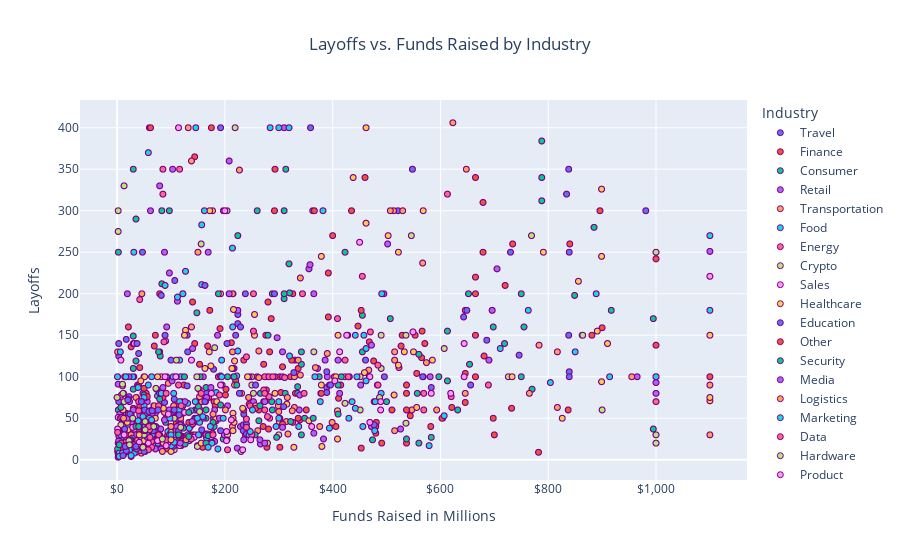

Notebook code for this chart:
### Markdown cell above
<a id="v2"></a>
<h3 style="background-color:#E1F8FF; margin-bottom:0px;padding:10px; color:#000">6.2. Enhanced scatter plot for layoffs vs. funds raised colored by industry</h3>

### Code cell
# Enhanced scatter plot for layoffs vs. funds raised colored by industry
fig_funds = px.scatter(
    clean_df,
    x = 'Funds_Raised',
    y = 'Layoffs',
    title = 'Layoffs vs. Funds Raised by Industry',
    color = 'Industry',
    hover_name = 'Company',
    labels = {'Funds_Raised': 'Funds Raised in Millions'}
)

# Formatting title and x-axis
fig_funds.update_layout(
    title_x = 0.5,
    xaxis_tickprefix = '$',
    xaxis_tickformat = ',.0f'
)

fig_funds.update_traces(marker = {'line': {'color': '#800080', 'width': 1}})

fig_funds.show()

### Figure 1 — Plotly figure (JSON) as saved in the notebook; plotly's stock layout.template omitted (floating-point values rounded to 4 significant figures; data arrays with more than 128 entries replaced by an {"elided": "..."} marker saying what was removed)
{"data": [{"hovertemplate": "<b>%{hovertext}</b><br><br>Industry=Travel<br>Funds Raised in Millions=%{x}<br>Layoffs=%{y}<extra></extra>", "hovertext": ["Vacasa", "Sonder", "Kiwi.com", "TripAdvisor", "Hopper", "Evolve", "Inspirato", "Evolve", "Sonder", "Inspirato", "AvantStay", "Sonder", "Impala", "Pollen", "GetYourGuide", "MakeMyTrip", "Skyscanner", "MakeMyTrip", "PickYourTrail", "Pollen", "Kayak / OpenTable", "Horizn Studios", "Klook", "Frontdesk", "FabHotels", "TravelTriangle", "TripActions", "WanderJaunt", "Sonder", "The Guild", "Remote Year", "Inspirato"], "legendgroup": "Travel", "marker": {"color": "#636efa", "line": {"color": "#800080", "width": 1}, "symbol": "circle"}, "mode": "markers", "name": "Travel", "showlegend": true, "type": "scattergl", "x": [834, 839, 107, 3, 730, 224, 179, 224, 839, 179, 686, 839, 32, 238, 656, 548, 197.2, 548, 3, 88, 229, 30, 521, 3, 48, 47, 981, 26, 359, 36, 17, 79], "xaxis": "x", "y": [320, 106, 216, 125, 250, 175, 50, 164, 100, 109, 144, 250, 30, 200, 90, 350, 300, 350, 70, 69, 160, 15, 300, 35, 80, 250, 300, 56, 400, 38, 50, 130], "yaxis": "y"}, {"hovertemplate": "<b>%{hovertext}</b><br><br>Industry=Finance<br>Funds Raised in Millions=%{x}<br>Layoffs=%{y}<extra></extra>", "hovertext": {"elided": "171 str values"}, "legendgroup": "Finance", "marker": {"color": "#EF553B", "line": {"color": "#800080", "width": 1}, "symbol": "circle"}, "mode": "markers", "name": "Finance", "showlegend": true, "type": "scattergl", "x": {"elided": "171 int values"}, "xaxis": "x", "y": {"elided": "171 int values"}, "yaxis": "y"}, {"hovertemplate": "<b>%{hovertext}</b><br><br>Industry=Consumer<br>Funds Raised in Millions=%{x}<br>Layoffs=%{y}<extra></extra>", "hovertext": ["Bumble", "Storytel", "Mozilla", "iRobot", "Discord", "Loco", "Discord", "Sonos", "Linktree", "Koo", "Eventbrite", "iRobot", "DraftKings", "Tilting Point", "Thumbtack", "Houzz", "Wildlife Studios", "Kabam", "Linktree", "iRobot", "Jam City", "Lightricks", "Niantic", "Superhuman", "Gather", "IRL", "Mobile Premier League", "Airtime", "Skillz", "Picsart", "Cameo", "Xiaohongshu", "Glossier", "Mozilla", "Sonos", "BookMyShow", "Jiobit", "Houzz", "GoPro", "VSCO", "GetNinjas", "Iflix", "Rover", "Thumbtack"], "legendgroup": "Consumer", "marker": {"color": "#00cc96", "line": {"color": "#800080", "width": 1}, "symbol": "circle"}, "mode": "markers", "name": "Consumer", "showlegend": true, "type": "scattergl", "x": [313, 312, 2.3, 30, 995, 52, 995, 455.2, 165, 50, 557, 30, 719, 235, 698, 613, 260, 244, 165, 30, 652, 335, 770, 108, 76, 197, 375, 33, 287, 195, 165, 917, 266, 2.3, 455.2, 224, 12, 613, 288, 90, 16, 348, 310, 423], "xaxis": "x", "y": [350, 80, 60, 350, 170, 40, 37, 130, 60, 78, 80, 85, 140, 60, 160, 95, 300, 35, 50, 140, 200, 80, 85, 23, 30, 25, 100, 30, 70, 90, 87, 180, 80, 250, 174, 270, 6, 155, 200, 45, 11, 50, 194, 250], "yaxis": "y"}, {"hovertemplate": "<b>%{hovertext}</b><br><br>Industry=Retail<br>Funds Raised in Millions=%{x}<br>Layoffs=%{y}<extra></extra>", "hovertext": ["Finder", "Tails.com", "Riskified", "BlissClub", "Rent the Runway", "Trigo", "Etsy", "ManoMano", "Hodinkee", "Omuni", "Copia", "Artsy", "Away", "Redbubble", "Meesho", "Karma", "Airtasker", "Livspace", "Leafly", "Dukaan", "Boxed", "Fetch", "The RealReal", "Chrono24", "DealShare", "Enjoei", "Saks.com", "Cart.com", "Moglix", "Everlane", "UpScalio", "Back Market", "BigCommerce", "Carousell", "Ula", "Thread", "Lyst", "SIRCLO", "Trax", "Salsify", "Leafly", "Pomelo Fashion", "Packable", "Marketforce", "MadeiraMadeira", "Shogun", "Mejuri", "Glossier", "Heroes", "Involves", "Syte", "Enjoy", "Nate", "StockX", "Trax", "Bonsai", "CityMall", "Swappie", "Berlin Brands Group", "Stitch Fix", "Boozt", "iPrice Group", "VTEX", "AliExpress Russia", "Bonsai", "Facily", "Trell", "Worksmith", "Glossier", "Zilingo", "Branch", "The Sill", "Trax", "Shipsi", "StockX", "Casper", "Zilingo", "Shop101", "The RealReal", "Mejuri", "Meesho", "Ibotta", "Away", "Minted", "Salsify", "1stdibs", "ThirdLove", "B8ta", "GoSpotCheck", "Leafly", "Tamara Mellon"], "legendgroup": "Retail", "marker": {"color": "#ab63fa", "line": {"color": "#800080", "width": 1}, "symbol": "circle"}, "mode": "markers", "name": "Retail", "showlegend": true, "type": "scattergl", "x": [30, 5, 229, 20, 526, 199, 97, 705, 40, 10, 103, 100, 181, 55, 1100, 34, 26, 431, 71, 17, 365, 581, 356, 205, 390, 14, 965, 383, 472, 176, 62, 1000, 224, 372, 140, 40, 144, 92, 1000, 452, 71, 120, 472, 42, 338, 114, 28, 266, 265, 23, 71, 310, 47, 690, 1000, 27, 112, 169, 1000, 79, 56, 26, 365, 60, 27, 502, 62, 3.8, 186.4, 307, 2, 7, 386, 2, 160, 339, 307, 19, 358, 28, 215, 85, 181, 297, 97, 253, 68, 88, 47, 2, 90], "xaxis": "x", "y": [60, 55, 40, 21, 37, 30, 225, 230, 24, 60, 350, 35, 22, 70, 251, 20, 45, 100, 40, 56, 32, 100, 230, 65, 100, 31, 100, 25, 40, 30, 25, 93, 180, 110, 134, 30, 50, 160, 80, 90, 56, 55, 138, 54, 60, 48, 50, 19, 24, 70, 13, 400, 30, 120, 100, 30, 191, 250, 100, 330, 70, 50, 200, 400, 29, 260, 300, 30, 150, 100, 3, 20, 120, 20, 100, 78, 44, 200, 235, 36, 200, 87, 60, 147, 60, 70, 65, 250, 23, 91, 20], "yaxis": "y"}, {"hovertemplate": "<b>%{hovertext}</b><br><br>Industry=Transportation<br>Funds Raised in Millions=%{x}<br>Layoffs=%{y}<extra></extra>", "hovertext": ["Voi", "Innoviz", "First Mode", "Our Next Energy", "Nexar", "Spinny", "Eroad", "TrueCar", "Zoomo", "AEye", "Wejo", "Moladin", "REE Automotive", "Tier Mobility", "Bounce", "TuSimple", "Buser", "Otonomo", "Motive", "Voi", "Carwow", "Zoomo", "Spin", "99", "Tier Mobility", "Rad Power Bikes", "Canoo", "Clutch", "Oye Rickshaw", "Baton", "Superpedestrian", "Voi", "Bird", "SWVL", "Rad Power Bikes", "Virgin Hyperloop", "Bounce", "Waze", "Bounce", "SpotHero", "TrueCar", "Ridecell", "Lime", "Divergent 3D", "Ike", "CarGurus", "Kodiak Robotics", "Zoox", "Scoop", "BusBud", "Turo", "Bird", "Getaround", "Zipcar", "HopSkipDrive"], "legendgroup": "Transportation", "marker": {"color": "#FFA15A", "line": {"color": "#800080", "width": 1}, "symbol": "circle"}, "mode": "markers", "name": "Transportation", "showlegend": true, "type": "scattergl", "x": [515, 547, 9, 390, 149, 513, 46, 340, 105, 314, 376, 138, 317, 646, 214, 648, 138, 231, 567, 515, 157, 105, 8, 244, 646, 329, 300, 153, 13, 13, 261, 515, 783, 132, 329, 368, 214.2, 67, 214.2, 117, 340, 73, 765, 88, 52, 1, 40, 955, 95, 21, 467, 623, 403, 107, 45], "xaxis": "x", "y": [120, 60, 48, 128, 17, 300, 200, 102, 27, 46, 40, 360, 31, 80, 40, 350, 160, 80, 237, 130, 70, 65, 78, 75, 180, 63, 58, 76, 40, 16, 35, 35, 138, 400, 100, 111, 200, 30, 130, 40, 219, 35, 80, 57, 10, 130, 15, 100, 92, 23, 108, 406, 100, 100, 8], "yaxis": "y"}, {"hovertemplate": "<b>%{hovertext}</b><br><br>Industry=Food<br>Funds Raised in Millions=%{x}<br>Layoffs=%{y}<extra></extra>", "hovertext": ["Gro Intelligence", "Licious", "7Shifts", "FreshDirect", "Beyond Meat", "Dunzo", "7shifts", "Grabango", "Twiga", "WayCool", "Perfect Day", "Ritual", "Olo", "Grubhub", "Flink", "Cornershop", "Ynsect", "Dunzo", "BharatAgri", "Chope", "ChowNow", "Wonder", "Vendease", "Kitopi", "Zomato", "Twiga", "Iron Ox", "Oda", "Oda", "Oda", "Beyond Meat", "Beyond Meat", "Foxtrot", "Beyond Meat", "Lunchbox", "ChowNow", "Ritual", "Aqgromalin", "JOKR", "Weee!", "Food52", "Zak", "Food52", "Liv Up", "Daily Harvest", "Quandoo", "Postmates", "Thriver", "Sweetgreen", "TouchBistro", "Spyce", "ezCater", "Ritual", "Synergysuite", "Iris Nova", "Bevi"], "legendgroup": "Food", "marker": {"color": "#19d3f3", "line": {"color": "#800080", "width": 1}, "symbol": "circle"}, "mode": "markers", "name": "Food", "showlegend": true, "type": "scattergl", "x": [118, 490, 131, 280, 122, 458, 131, 94, 157, 363, 711, 134, 184, 284, 1000, 31, 579, 382, 21, 50, 64, 850, 43, 804, 914, 157, 103, 377, 477, 479, 122, 122, 166, 122, 72, 64, 134, 12, 430, 863, 176, 29, 176, 118, 120, 39, 763, 53, 478, 224, 26, 319, 112, 6, 15, 60], "xaxis": "x", "y": [20, 80, 68, 100, 65, 150, 30, 34, 283, 300, 134, 38, 81, 400, 100, 250, 17, 300, 40, 65, 40, 130, 27, 93, 100, 211, 50, 70, 70, 70, 200, 200, 26, 40, 60, 100, 23, 80, 50, 150, 21, 100, 20, 100, 60, 87, 180, 75, 35, 131, 4, 400, 196, 5, 9, 30], "yaxis": "y"}, {"hovertemplate": "<b>%{hovertext}</b><br><br>Industry=Energy<br>Funds Raised in Millions=%{x}<br>Layoffs=%{y}<extra></extra>", "hovertext": ["Otovo", "Aurora Solar", "NuScale Power", "Enphase Energy", "Nori", "Brighte", "RigUp", "Ecobee"], "legendgroup": "Energy", "marker": {"color": "#FF6692", "line": {"color": "#800080", "width": 1}, "symbol": "circle"}, "mode": "markers", "name": "Energy", "showlegend": true, "type": "scattergl", "x": [247, 523, 470, 116, 13, 145, 423, 149], "xaxis": "x", "y": [65, 111, 154, 350, 10, 30, 120, 47], "yaxis": "y"}, {"hovertemplate": "<b>%{hovertext}</b><br><br>Industry=Crypto<br>Funds Raised in Millions=%{x}<br>Layoffs=%{y}<extra></extra>", "hovertext": ["Fireblocks", "Polygon", "Chainalysis", "Chia Network", "TaxBit", "Autograph", "TRM Labs", "Community Gaming", "Anchorage Digital", "Polygon", "Fireblocks", "Protocol Labs", "Chainalysis", "Matrixport", "Shakepay", "Luno", "Blockchain.com", "ConsenSys", "Huobi", "CoinJar", "Candy Digital", "Lemon", "Quidax", "Ocavu", "Exodus", "Dapper Labs", "2TM", "Coinsquare", "Immutable", "Blockchain.com", "Gemini", "Unstoppable Domains", "Bullish", "Celsius", "Abra", "Huobi", "Banxa", "Bitpanda", "BitOasis", "TIFIN", "BlockFi", "Crypto.com", "Gemini", "2TM", "Bitso", "Buenbit", "BitMEX", "ConsenSys"], "legendgroup": "Crypto", "marker": {"color": "#B6E880", "line": {"color": "#800080", "width": 1}, "symbol": "circle"}, "mode": "markers", "name": "Crypto", "showlegend": true, "type": "scattergl", "x": [1000, 451, 536, 70, 253, 205, 149, 18, 487, 451, 1000, 10, 536, 100, 45, 13, 490, 726, 2, 1, 100, 17, 3, 11, 60, 607, 250, 98, 279, 490, 423, 7, 300, 864, 106, 2, 13, 546, 30, 204, 1000, 156, 423, 250, 378, 11, 0, 10], "xaxis": "x", "y": [20, 60, 150, 26, 80, 30, 16, 17, 75, 100, 30, 89, 44, 29, 21, 330, 110, 100, 275, 10, 33, 100, 20, 20, 59, 134, 100, 30, 20, 150, 68, 42, 30, 150, 12, 300, 70, 270, 9, 24, 250, 260, 100, 90, 80, 80, 75, 91], "yaxis": "y"}, {"hovertemplate": "<b>%{hovertext}</b><br><br>Industry=Sales<br>Funds Raised in Millions=%{x}<br>Layoffs=%{y}<extra></extra>", "hovertext": ["Impact.com", "Bullhorn", "Highspot", "ZoomInfo", "Crossbeam", "Outreach", "ServiceTitan", "Gong", "Salesloft", "Highspot", "PartnerStack", "Springbig", "CaptivateIQ", "Pipedrive", "Khoros", "6sense", "Demandbase", "Outreach", "Introhive", "Forma.ai", "Mercos", "Loopio"], "legendgroup": "Sales", "marker": {"color": "#FF97FF", "line": {"color": "#800080", "width": 1}, "symbol": "circle"}, "mode": "markers", "name": "Sales", "showlegend": true, "type": "scattergl", "x": [361, 32, 644, 7, 116, 489, 1100, 583, 245, 644, 36, 32, 164, 90, 138, 426, 143, 489, 125, 58, 2, 11], "xaxis": "x", "y": [40, 140, 140, 120, 17, 70, 221, 80, 100, 100, 40, 37, 31, 143, 120, 150, 27, 60, 57, 15, 51, 11], "yaxis": "y"}, {"hovertemplate": "<b>%{hovertext}</b><br><br>Industry=Healthcare<br>Funds Raised in Millions=%{x}<br>Layoffs=%{y}<extra></extra>", "hovertext": ["Cue Health", "SonderMind", "Nevro", "BenchSci", "NanoString Technologies", "Cue Health", "InSightec", "Nomad Health", "Carbon Health", "Absci", "Kenko Health", "Huma", "Kenko Health", "Doximity", "23andMe", "TytoCare", "Headspace", "CareRev", "23andMe", "Cityblock Health", "Twist Bioscience", "Healthy.io", "Cue Health", "Examedi", "iCAD", "Pristyn Care", "Cerebral", "Olive AI", "Beam Benefits", "Wheel", "Guardant Health", "Innovaccer", "MediBuddy", "Teladoc Health", "Clue", "Akili Labs", "Headspace", "Komodo Health", "Alice", "Synthego", "Pear Therapeutics", "Pear Therapeutics", "Plum", "Repertoire Immune Medicines", "Kry", "Cerebral", "OrCam", "Antidote Health", "Synapsica", "Redesign Health", "BioMarin", "Vesalius Therapeutics", "Brave Care", "Innovaccer", "GoodRx", "TCR2", "54gene", "Wheel", "AlayaCare", "Sema4", "ContraFect", "Truepill", "Calm", "Quanterix", "10X Genomics", "Pear Therapeutics ", "Eucalyptus", "Clarify Health", "RealSelf", "Calibrate", "Sidecar Health", "Vezeeta", "HealthMatch", "Sami", "Breathe", "Sanar", "Truepill", "Carbon Health", "Kry", "Adaptive Biotechnologies", "Alto Pharmacy", "Redox", "Welkin Health", "RealSelf", "Komodo Health", "Forward", "Sage Therapeutics", "Opencare", "PatientPop", "Incredible Health"], "legendgroup": "Healthcare", "marker": {"color": "#FECB52", "line": {"color": "#800080", "width": 1}, "symbol": "circle"}, "mode": "markers", "name": "Healthcare", "showlegend": true, "type": "scattergl", "x": [899, 183, 556, 164, 826, 899, 733, 218, 522, 238, 14, 217, 14, 82, 1100, 156, 216, 51, 1100, 891, 503, 185, 899, 19, 59, 177, 462, 856, 168, 215, 550, 379, 192, 172, 47, 301, 215, 514, 174, 459, 409, 409, 20, 257, 568, 462, 86, 36, 4, 315, 585, 75, 42, 379, 910, 173, 44, 215, 293, 791, 380, 255, 218, 533, 242, 409, 69, 328, 42, 127, 163, 71, 20, 36, 6, 11, 255, 522, 568, 406, 356, 50, 29, 42, 50, 100, 438, 24, 75, 15], "xaxis": "x", "y": [245, 49, 63, 70, 50, 94, 100, 119, 114, 30, 50, 45, 50, 100, 71, 20, 181, 100, 75, 155, 270, 70, 326, 45, 23, 300, 285, 215, 31, 56, 130, 245, 200, 300, 31, 46, 50, 78, 113, 105, 59, 59, 36, 65, 300, 400, 62, 23, 30, 67, 120, 29, 40, 90, 140, 30, 95, 35, 80, 250, 16, 175, 90, 130, 100, 25, 50, 15, 11, 156, 110, 50, 18, 75, 50, 60, 150, 250, 100, 100, 47, 44, 10, 40, 23, 10, 340, 18, 100, 9], "yaxis": "y"}, {"hovertemplate": "<b>%{hovertext}</b><br><br>Industry=Education<br>Funds Raised in Millions=%{x}<br>Layoffs=%{y}<extra></extra>", "hovertext": ["Top Hat", "Physics Wallah", "SchoolMint", "Paper", "Top Hat", "Paper", "Chegg", "Trybe", "Guild", "Paper", "Domestika", "Course Hero", "LearnUpon", "Thinkific", "Pluralsight", "Outschool", "Teachmint", "ApplyBoard", "Unacademy", "Udacity", "Trybe", "LEAD", "On Deck", "Career Karma", "Outschool", "MasterClass", "Unacademy", "Studio", "Preply", "BookClub", "FrontRow", "Vedantu", "On Deck", "Domestika", "Thinkific", "Flockjay", "Instructure", "Top Hat", "ContaAzul", "Coding Dojo"], "legendgroup": "Education", "marker": {"color": "#636efa", "line": {"color": "#800080", "width": 1}, "symbol": "circle"}, "mode": "markers", "name": "Education", "showlegend": true, "type": "scattergl", "x": [234, 100, 8, 389, 234, 389, 227, 40, 643, 389, 130, 477, 56, 22, 192, 240, 118, 483, 838, 235, 40, 166, 20, 51, 240, 461, 838, 50, 100, 26, 17, 292, 20, 130, 22, 14, 89, 104, 37, 2], "xaxis": "x", "y": [35, 120, 29, 87, 42, 106, 80, 128, 172, 81, 89, 42, 27, 76, 400, 43, 45, 90, 350, 55, 47, 80, 73, 60, 31, 120, 150, 33, 26, 12, 145, 200, 72, 150, 100, 37, 150, 16, 140, 7], "yaxis": "y"}, {"hovertemplate": "<b>%{hovertext}</b><br><br>Industry=Other<br>Funds Raised in Millions=%{x}<br>Layoffs=%{y}<extra></extra>", "hovertext": ["Zoom", "WeTransfer", "Lucid Software", "Tekion", "Fable", "Calendly", "AudioCodes", "Torii", "ClickUp", "Vendr", "Similarweb", "AudioCodes", "Upwork", "Chief", "Benchling", "WalkMe", "Viasat", "Slite", "Symend", "MyGate", "Kinde", "Pico Interactive", "Smartsheet", "Electric", "Miro", "Workato", "Hubilo", "Benevity", "Starry", "Unico", "Qualtrics", "WalkMe", "SoundHound", "LeafLink", "ResearchGate", "TealBook", "Similarweb", "Lokalise", "Asana", "Jimdo", "SoundHound", "Unico", "Infarm", "Q4", "Fiverr", "Zencity", "Hopin", "Lendis", "Rows", "Tonkean", "Dutchie", "ClickUp", "Meero", "Hopin", "Element AI", "Automation Anywhere", "Submittable"], "legendgroup": "Other", "marker": {"color": "#EF553B", "line": {"color": "#800080", "width": 1}, "symbol": "circle"}, "mode": "markers", "name": "Other", "showlegend": true, "type": "scattergl", "x": [276, 64, 170, 435, 12, 351, 91, 65, 537, 216, 235, 91, 168, 140, 411, 307, 366, 15, 148, 79, 10, 62, 152, 212, 476, 415, 153, 69, 260, 336, 400, 307, 326, 379, 87, 73, 235, 56, 453, 28, 326, 336, 604, 91, 111, 51, 1000, 90, 25, 83, 603, 537, 293, 1000, 257, 840, 17], "xaxis": "x", "y": [150, 35, 75, 300, 13, 60, 80, 28, 90, 100, 60, 80, 137, 43, 74, 112, 300, 10, 50, 200, 8, 400, 85, 141, 119, 90, 115, 137, 100, 110, 270, 43, 200, 80, 25, 34, 120, 76, 180, 50, 45, 50, 50, 50, 60, 30, 242, 18, 18, 23, 50, 60, 350, 138, 62, 260, 30], "yaxis": "y"}, {"hovertemplate": "<b>%{hovertext}</b><br><br>Industry=Security<br>Funds Raised in Millions=%{x}<br>Layoffs=%{y}<extra></extra>", "hovertext": ["Proofpoint", "Orca Security", "At-Bay", "Veriff", "SecureWorks", "Kape Technologies", "Deep Instict", "Deepwatch", "Expel", "Dragos", "Akamai", "Sonatype", "Bishop Fox", "Zscaler", "Stytch", "Veriff", "SecureWorks", "AU10TIX", "Ermetic", "Jumpcloud", "Jumio", "ForeScout", "CyCognito", "Armis", "Perimeter 81", "Aqua Security", "OwnBackup", "Varonis", "Checkmarx", "Cybereason", "Snyk", "InfoSum", "Truiloo", "Immersive Labs", "NSO", "Tufin", "Malwarebytes", "Latch", "Transmit Security", "Aura", "Pipl", "IronNet", "IronNet", "Finite State", "Cybereason", "Latch", "Latch", "Lastline", "Veriff", "Tor", "Aqua Security"], "legendgroup": "Security", "marker": {"color": "#00cc96", "line": {"color": "#800080", "width": 1}, "symbol": "circle"}, "mode": "markers", "name": "Security", "showlegend": true, "type": "scattergl", "x": [885, 632, 296, 192, 83, 188, 322, 256, 288, 364, 35, 154, 146, 148, 126, 192, 83, 80, 97, 416, 205, 125, 153, 537, 165, 265, 507, 30, 92, 750, 849, 88, 474, 123, 1, 21, 80, 342, 583, 500, 19, 410, 410, 49, 750, 342, 342, 52, 7, 1, 100], "xaxis": "x", "y": [280, 60, 27, 101, 300, 200, 46, 30, 60, 50, 290, 100, 50, 177, 19, 66, 212, 19, 30, 100, 100, 100, 30, 25, 20, 65, 170, 110, 100, 200, 198, 20, 24, 38, 100, 55, 125, 115, 27, 70, 22, 90, 55, 16, 100, 130, 30, 50, 63, 13, 24], "yaxis": "y"}, {"hovertemplate": "<b>%{hovertext}</b><br><br>Industry=Media<br>Funds Raised in Millions=%{x}<br>Layoffs=%{y}<extra></extra>", "hovertext": ["Wattpad", "Storytel", "Audible", "Roku", "StreamElements", "Highsnobiety", "Plex", "Chingari", "TheSkimm", "BuzzFeed", "Roku", "Wattpad", "CNET", "Pocket Aces", "TheSkimm", "Vox Media", "SmartNews", "StreamElements", "Minute Media", "Kaltura", "BuzzFeed", "Roku", "Cloudinary", "Flipboard", "Acast", "Patreon", "Vox Media", "Substack", "Elementor", "OpenWeb", "Wave Sports and Entertainment", "Outside", "Legible", "Storytel", "The Athletic", "Culture Trip", "TheSkimm", "Patreon", "Group Nine Media", "Bustle Digital Group", "Highsnobiety", "Maven", "Overtime"], "legendgroup": "Media", "marker": {"color": "#ab63fa", "line": {"color": "#800080", "width": 1}, "symbol": "circle"}, "mode": "markers", "name": "Media", "showlegend": true, "type": "scattergl", "x": [117, 275, 14, 208, 111, 8, 81, 88, 28, 696, 208, 117, 20, 19, 28, 307, 410, 111, 160, 166, 696, 208, 100, 235, 126, 413, 307, 82, 65, 223, 65, 174, 3, 275, 139, 102, 28, 165, 190, 80, 8.5, 77, 35], "xaxis": "x", "y": [20, 80, 100, 360, 60, 24, 37, 48, 22, 180, 200, 42, 12, 50, 17, 130, 120, 40, 50, 75, 180, 200, 40, 24, 70, 80, 39, 13, 60, 14, 56, 87, 23, 100, 46, 95, 26, 30, 50, 24, 51, 31, 30], "yaxis": "y"}, {"hovertemplate": "<b>%{hovertext}</b><br><br>Industry=Logistics<br>Funds Raised in Millions=%{x}<br>Layoffs=%{y}<extra></extra>", "hovertext": ["Veho", "Flexe", "Flexe", "Freightos", "Convoy", "Project44", "Flock Freight", "Loggi", "GoBolt", "Forto", "Shippo", "FourKites", "Sendy", "Sendy", "Project44", "Fabric", "Sendle", "Swyft", "FarEye", "Convoy", "Stord", "Samsara", "Transfix", "Bringg", "EasyPost", "Arrive Logistics", "KeepTruckin", "uShip"], "legendgroup": "Logistics", "marker": {"color": "#FFA15A", "line": {"color": "#800080", "width": 1}, "symbol": "circle"}, "mode": "markers", "name": "Logistics", "showlegend": true, "type": "scattergl", "x": [299, 263, 263, 118, 1100, 817, 399, 507, 178, 593, 154, 201, 26, 26, 817, 336, 69, 20, 150, 1100, 325, 530, 128, 84, 12, 35, 227, 69], "xaxis": "x", "y": [65, 99, 131, 50, 30, 130, 45, 300, 55, 60, 60, 60, 54, 30, 63, 120, 27, 10, 250, 90, 59, 300, 24, 10, 50, 75, 349, 65], "yaxis": "y"}, {"hovertemplate": "<b>%{hovertext}</b><br><br>Industry=Marketing<br>Funds Raised in Millions=%{x}<br>Layoffs=%{y}<extra></extra>", "hovertext": ["MVPindex", "Inmobi", "FullStory", "VideoAmp", "Drift", "Captiv8", "Outbrain", "Airmeet", "Brightcove", "Permutive", "OneFootball", "Basis Technologies", "Wix", "TripleLift", "#Paid", "Innovid", "Namogoo", "Hootsuite", "Snappy", "OneFootball", "TechTarget", "Integral Ad Science", "Bizzabo", "Grin", "&Open", "Wayflyer", "Yotpo", "Liftoff", "Namogoo", "Hootsuite", "Hotmart", "Linkfire", "Momentive", "Pitch", "Taboola", "Amperity", "Permutive", "Hootsuite", "Perion", "Uberflip", "Unbounce", "Quantcast", "Skai", "Outbrain", "Lusha", "Hubilo", "SundaySky", "Emotive", "Bizzabo", "Voyage SMS", "Community", "Optimizely", "G2", "Cvent", "ShareChat", "Integral Ad Science", "Rubicon Project", "OpenX", "UPshow", "GumGum", "People.ai", "CleverTap", "LoopMe", "Button", "Quantcast", "VideoAmp", "Branch Metrics", "MediaMath", "Rock Content", "BounceX", "Wordstream", "Sojern", "TripleLift", "Showpad", "Crayon", "Usermind", "AdRoll", "DialSource", "OutboundEngine", "Flytedesk"], "legendgroup": "Marketing", "marker": {"color": "#19d3f3", "line": {"color": "#800080", "width": 1}, "symbol": "circle"}, "mode": "markers", "name": "Marketing", "showlegend": true, "type": "scattergl", "x": [27, 320, 197, 456, 107, 4, 394, 50, 145, 105, 442, 52, 58, 16, 21, 295, 69, 300, 104, 442, 115, 116, 194, 145, 35, 889, 436, 6, 69, 300, 127, 2, 1100, 137, 445, 187, 105, 300, 76, 42, 39, 65, 60, 394, 245, 153, 74, 78, 194, 10, 40, 251.2, 100.8, 146, 222, 116, 60, 70, 7, 58, 100, 76, 32, 64, 65, 106, 367, 607, 0.7, 75, 28, 162, 16, 159, 16, 46, 89, 26, 48, 4], "xaxis": "x", "y": [12, 125, 50, 40, 100, 8, 90, 75, 70, 80, 150, 40, 370, 100, 19, 40, 20, 70, 100, 62, 60, 120, 100, 60, 9, 200, 70, 130, 25, 50, 227, 35, 180, 59, 100, 13, 30, 400, 20, 31, 47, 40, 30, 38, 30, 45, 24, 30, 120, 8, 40, 60, 17, 400, 101, 70, 50, 35, 19, 90, 30, 60, 8, 48, 30, 21, 100, 53, 100, 77, 26, 300, 23, 52, 20, 15, 210, 5, 52, 4], "yaxis": "y"}, {"hovertemplate": "<b>%{hovertext}</b><br><br>Industry=Data<br>Funds Raised in Millions=%{x}<br>Layoffs=%{y}<extra></extra>", "hovertext": ["Sisense", "StellarAlgo", "MariaDB", "Verbit", "Matterport", "Sisense", "Alteryx", "Astronomer", "Amplitude", "Software AG", "Confluent", "Citrine Informatics", "Pecan AI", "Astronomer", "Revelate", "InfluxData", "Pliops", "Anodot", "SQream", "Anodot", "Verbit", "Qumulo", "Bright Machines", "SafeGraph", "DataRobot", "Rasa", "Hyperscience", "BitTitan", "Splunk", "Descartes Labs", "Mixpanel", "Segment", "App Annie", "Sisense", "NuoDB", "Domo", "Matterport", "Code42", "GrayMeta"], "legendgroup": "Data", "marker": {"color": "#FF6692", "line": {"color": "#800080", "width": 1}, "symbol": "circle"}, "mode": "markers", "name": "Data", "showlegend": true, "type": "scattergl", "x": [274, 16, 272, 569, 409, 274, 613, 282, 311, 344, 455, 64, 116, 282, 26, 119, 205, 64, 77, 64, 569, 347, 250, 61, 1000, 40, 289, 46, 40, 58, 77, 283, 156, 274, 85, 689, 114, 137.5, 7], "xaxis": "x", "y": [60, 21, 84, 60, 170, 100, 320, 100, 99, 200, 221, 22, 30, 76, 24, 65, 12, 35, 30, 15, 80, 80, 30, 27, 70, 59, 100, 70, 70, 12, 65, 50, 80, 80, 20, 90, 90, 25, 20], "yaxis": "y"}, {"hovertemplate": "<b>%{hovertext}</b><br><br>Industry=Hardware<br>Funds Raised in Millions=%{x}<br>Layoffs=%{y}<extra></extra>", "hovertext": ["Humane", "SiFive", "Western Digital", "Avidbots", "Twine Solutions "], "legendgroup": "Hardware", "marker": {"color": "#B6E880", "line": {"color": "#800080", "width": 1}, "symbol": "circle"}, "mode": "markers", "name": "Hardware", "showlegend": true, "type": "scattergl", "x": [230, 365, 900, 106, 50], "xaxis": "x", "y": [10, 130, 60, 50, 30], "yaxis": "y"}, {"hovertemplate": "<b>%{hovertext}</b><br><br>Industry=Product<br>Funds Raised in Millions=%{x}<br>Layoffs=%{y}<extra></extra>", "hovertext": ["Incredibuild", "Zeplin", "Pendo", "GitLab", "Gitpod", "Xentral", "Netlify", "Loom", "Pendo", "Nylas", "Stedi", "Bryter", "Stream", "Sourcegraph", "Loom", "Mural", "Builder", "Glitch", "Jama"], "legendgroup": "Product", "marker": {"color": "#FF97FF", "line": {"color": "#800080", "width": 1}, "symbol": "circle"}, "mode": "markers", "name": "Product", "showlegend": true, "type": "scattergl", "x": [35, 1, 469, 413, 41, 94, 212, 203, 469, 175, 75, 89, 58, 248, 203, 192, 29, 30, 233], "xaxis": "x", "y": [40, 37, 100, 130, 21, 20, 48, 23, 45, 80, 23, 100, 20, 24, 34, 90, 39, 18, 12], "yaxis": "y"}, {"hovertemplate": "<b>%{hovertext}</b><br><br>Industry=AI<br>Funds Raised in Millions=%{x}<br>Layoffs=%{y}<extra></extra>", "hovertext": ["Dataminr", "Deepgram"], "legendgroup": "AI", "marker": {"color": "#FECB52", "line": {"color": "#800080", "width": 1}, "symbol": "circle"}, "mode": "markers", "name": "AI", "showlegend": true, "type": "scattergl", "x": [1100, 86], "xaxis": "x", "y": [150, 20], "yaxis": "y"}, {"hovertemplate": "<b>%{hovertext}</b><br><br>Industry=HR<br>Funds Raised in Millions=%{x}<br>Layoffs=%{y}<extra></extra>", "hovertext": ["Sana Benefits", "Atlas", "BetterUp", "Gupy", "PayScale", "Gloat", "Culture Amp", "Glassdoor", "Workhuman", "PayFit", "Gusto", "Eightfold AI", "Lattice", "Workmotion", "Glints", "Vee", "WorkRamp", "Compete", "Skedulo", "Plato", "Woven", "Vee", "The Mom Project", "Remote", "Checkr", "Culture Amp", "Lattice", "Deputy", "Namely", "Zenefits", "When I Work", "Parsable", "Envoy", "PerkSpot", "The Predictive Index", "Dynamic Signal", "Hibob"], "legendgroup": "HR", "marker": {"color": "#636efa", "line": {"color": "#800080", "width": 1}, "symbol": "circle"}, "mode": "markers", "name": "HR", "showlegend": true, "type": "scattergl", "x": [106, 220, 567, 105, 33, 192, 257, 204, 131, 495, 746, 396, 328, 76, 82, 15, 67, 17, 114, 3, 11, 15, 115, 496, 309, 157, 49, 106, 217, 583, 24, 72, 59, 50, 65, 114, 45], "xaxis": "x", "y": [73, 150, 100, 58, 14, 35, 90, 140, 130, 200, 126, 90, 105, 60, 198, 17, 35, 11, 31, 29, 5, 16, 54, 100, 64, 36, 16, 60, 110, 87, 55, 40, 58, 10, 59, 35, 70], "yaxis": "y"}, {"hovertemplate": "<b>%{hovertext}</b><br><br>Industry=Unknown<br>Funds Raised in Millions=%{x}<br>Layoffs=%{y}<extra></extra>", "hovertext": ["Appsmith"], "legendgroup": "Unknown", "marker": {"color": "#EF553B", "line": {"color": "#800080", "width": 1}, "symbol": "circle"}, "mode": "markers", "name": "Unknown", "showlegend": true, "type": "scattergl", "x": [51], "xaxis": "x", "y": [35], "yaxis": "y"}, {"hovertemplate": "<b>%{hovertext}</b><br><br>Industry=Real Estate<br>Funds Raised in Millions=%{x}<br>Layoffs=%{y}<extra></extra>", "hovertext": ["Homeday", "AppFolio", "Archipelago", "Point", "Redfin", "Loft", "Homebot", "Loft", "Lev", "Veev", "Flyhomes", "Zillow", "Zeus Living", "Pacaso", "Homie", "Divvy Homes", "Apartment List", "Flyhomes", "Kiavi", "Loft", "Zumper", "QuintoAndar", "Knock", "Homie", "Rhino", "Knotel", "CrowdStreet", "Zeus Living", "Cadre", "JetClosing", "QuintoAndar", "Loft", "Eden / Managed By Q", "Redfin", "Industrious", "Blueground", "Knotel", "Zeus Living", "Convene"], "legendgroup": "Real Estate", "marker": {"color": "#00cc96", "line": {"color": "#800080", "width": 1}, "symbol": "circle"}, "mode": "markers", "name": "Real Estate", "showlegend": true, "type": "scattergl", "x": [71, 30, 57, 149, 320, 788, 4, 788, 114, 597, 310, 97, 151, 217, 35, 180, 169, 310, 240, 788, 178, 755, 654, 35, 133, 560, 24, 79, 133, 24, 335, 263, 40, 319, 222, 77, 560, 79, 280], "xaxis": "x", "y": [40, 149, 40, 61, 201, 340, 18, 312, 30, 100, 300, 300, 64, 100, 40, 40, 29, 200, 39, 384, 45, 160, 115, 119, 57, 20, 24, 73, 28, 20, 88, 47, 40, 236, 90, 130, 127, 80, 150], "yaxis": "y"}, {"hovertemplate": "<b>%{hovertext}</b><br><br>Industry=Manufacturing<br>Funds Raised in Millions=%{x}<br>Layoffs=%{y}<extra></extra>", "hovertext": ["Augury", "Augury"], "legendgroup": "Manufacturing", "marker": {"color": "#ab63fa", "line": {"color": "#800080", "width": 1}, "symbol": "circle"}, "mode": "markers", "name": "Manufacturing", "showlegend": true, "type": "scattergl", "x": [274, 274], "xaxis": "x", "y": [70, 20], "yaxis": "y"}, {"hovertemplate": "<b>%{hovertext}</b><br><br>Industry=Aerospace<br>Funds Raised in Millions=%{x}<br>Layoffs=%{y}<extra></extra>", "hovertext": ["Planet", "Sarcos", "Astra"], "legendgroup": "Aerospace", "marker": {"color": "#FFA15A", "line": {"color": "#800080", "width": 1}, "symbol": "circle"}, "mode": "markers", "name": "Aerospace", "showlegend": true, "type": "scattergl", "x": [574, 316, 100], "xaxis": "x", "y": [117, 75, 40], "yaxis": "y"}, {"hovertemplate": "<b>%{hovertext}</b><br><br>Industry=Infrastructure<br>Funds Raised in Millions=%{x}<br>Layoffs=%{y}<extra></extra>", "hovertext": ["New Relic", "Edgio", "Mux", "Megaport", "BigPanda", "DigitalOcean", "Edgio", "Mux", "New Relic", "Nutanix", "Teleport", "Hologram", "New Relic", "D2iQ", "Sauce Labs", "Puppet", "CTO.ai"], "legendgroup": "Infrastructure", "marker": {"color": "#19d3f3", "line": {"color": "#800080", "width": 1}, "symbol": "circle"}, "mode": "markers", "name": "Infrastructure", "showlegend": true, "type": "scattergl", "x": [214, 462, 173, 98, 337, 491, 462, 173, 214, 1100, 169, 82, 214.5, 247, 151, 149, 7], "xaxis": "x", "y": [255, 134, 40, 50, 40, 200, 95, 40, 110, 270, 15, 80, 160, 34, 30, 50, 30], "yaxis": "y"}, {"hovertemplate": "<b>%{hovertext}</b><br><br>Industry=Support<br>Funds Raised in Millions=%{x}<br>Layoffs=%{y}<extra></extra>", "hovertext": ["Zendesk", "Freshworks", "Sprinklr", "8x8", "Exotel", "Personetics", "Uniphore", "Freshworks", "Intercom", "Zendesk", "8x8", "Ada", "LivePerson", "Intercom", "TaskUs", "Intercom", "Ada Support", "Movidesk", "Clinc", "Unbabel", "Cogito"], "legendgroup": "Support", "marker": {"color": "#FF6692", "line": {"color": "#800080", "width": 1}, "symbol": "circle"}, "mode": "markers", "name": "Support", "showlegend": true, "type": "scattergl", "x": [85, 484, 429, 253, 87, 178, 620, 484, 240, 85, 253, 190, 42, 240, 279, 240, 60, 1, 59, 91, 92], "xaxis": "x", "y": [320, 114, 100, 155, 142, 30, 76, 90, 124, 350, 200, 78, 193, 49, 52, 39, 36, 33, 40, 80, 24], "yaxis": "y"}, {"hovertemplate": "<b>%{hovertext}</b><br><br>Industry=Recruiting<br>Funds Raised in Millions=%{x}<br>Layoffs=%{y}<extra></extra>", "hovertext": ["ZipRecruiter", "Stack Overflow", "Greenhouse", "Talent.com", "Textio", "Gem", "Built In", "Dover", "Hireology", "Glassdoor", "Andela", "Stack Overflow", "Workable", "Greenhouse", "Lever", "Kenoby", "Jobcase", "Wonolo", "ZipRecruiter", "Textio", "Triplebyte"], "legendgroup": "Recruiting", "marker": {"color": "#B6E880", "line": {"color": "#800080", "width": 1}, "symbol": "circle"}, "mode": "markers", "name": "Recruiting", "showlegend": true, "type": "scattergl", "x": [769, 153, 110, 150, 42, 148, 29, 22, 52, 204, 181, 68, 84, 110, 72, 23, 118, 52, 219, 41, 48], "xaxis": "x", "y": [270, 58, 100, 86, 15, 100, 50, 23, 36, 300, 135, 40, 25, 120, 86, 18, 39, 46, 400, 30, 15], "yaxis": "y"}, {"hovertemplate": "<b>%{hovertext}</b><br><br>Industry=Fitness<br>Funds Raised in Millions=%{x}<br>Layoffs=%{y}<extra></extra>", "hovertext": ["Zwift", "Fittr", "iFit", "MindBody", "Urban Sports Club", "WHOOP", "Tonal", "ClassPass", "eGym", "Zenoti"], "legendgroup": "Fitness", "marker": {"color": "#FF97FF", "line": {"color": "#800080", "width": 1}, "symbol": "circle"}, "mode": "markers", "name": "Fitness", "showlegend": true, "type": "scattergl", "x": [619, 13, 200, 114, 95, 404, 450, 549, 109, 91], "xaxis": "x", "y": [80, 30, 300, 400, 55, 95, 262, 154, 100, 17], "yaxis": "y"}, {"hovertemplate": "<b>%{hovertext}</b><br><br>Industry=Legal<br>Funds Raised in Millions=%{x}<br>Layoffs=%{y}<extra></extra>", "hovertext": ["Exterro", "SirionLabs", "CS Disco", "Relativity", "Lawgeex", "Notarize", "OneTrust"], "legendgroup": "Legal", "marker": {"color": "#FECB52", "line": {"color": "#800080", "width": 1}, "symbol": "circle"}, "mode": "markers", "name": "Legal", "showlegend": true, "type": "scattergl", "x": [100, 171, 233, 125, 41, 213, 410], "xaxis": "x", "y": [24, 130, 62, 150, 30, 110, 150], "yaxis": "y"}, {"hovertemplate": "<b>%{hovertext}</b><br><br>Industry=Construction<br>Funds Raised in Millions=%{x}<br>Layoffs=%{y}<extra></extra>", "hovertext": ["Bridgit", "RenoRun", "RenoRun", "Yojak", "Procore", "Rhumbix"], "legendgroup": "Construction", "marker": {"color": "#636efa", "line": {"color": "#800080", "width": 1}, "symbol": "circle"}, "mode": "markers", "name": "Construction", "showlegend": true, "type": "scattergl", "x": [36, 163, 163, 3, 649, 35], "xaxis": "x", "y": [13, 210, 70, 140, 180, 16], "yaxis": "y"}], "layout": {"legend": {"title": {"text": "Industry"}, "tracegroupgap": 0}, "title": {"text": "Layoffs vs. Funds Raised by Industry", "x": 0.5}, "xaxis": {"anchor": "y", "domain": [0, 1], "tickformat": ",.0f", "tickprefix": "$", "title": {"text": "Funds Raised in Millions"}}, "yaxis": {"anchor": "x", "domain": [0, 1], "title": {"text": "Layoffs"}}}}
